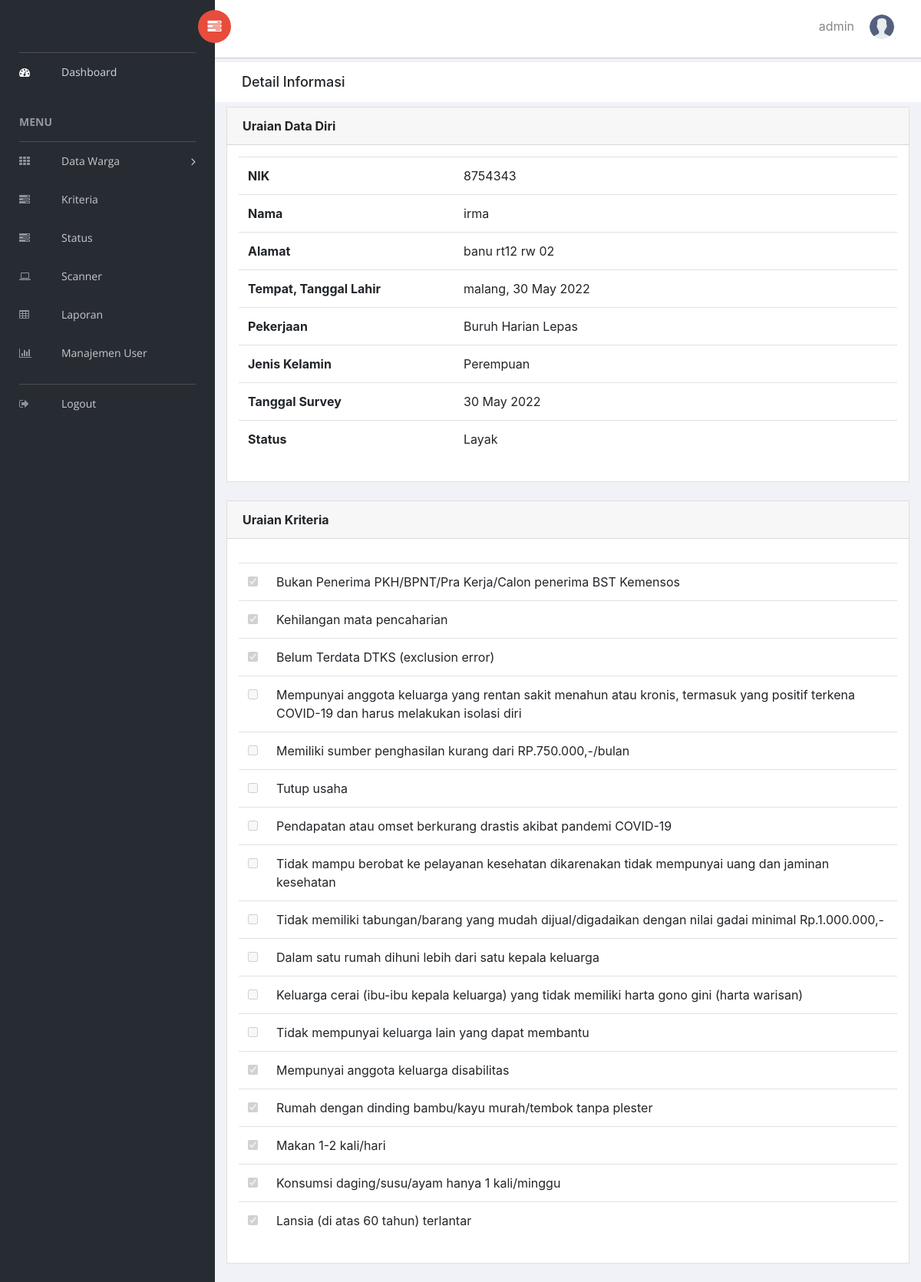
The app's page /s-detail.php?nik=8754343&id_survey=54 (signed in) with its own data.
### tables this page shows
CREATE TABLE `survey` (
  `id_survey` int(11) NOT NULL,
  `nik` int(50) NOT NULL,
  `id_user` int(11) DEFAULT NULL,
  `id_status` int(11) DEFAULT NULL,
  `tglSurvey` date NOT NULL,
  `status` varchar(256) DEFAULT NULL
);

CREATE TABLE `warga` (
  `nik` int(50) NOT NULL,
  `nama` varchar(255) NOT NULL,
  `alamat` text NOT NULL,
  `tempat` varchar(50) NOT NULL,
  `tgl_lahir` date NOT NULL,
  `pekerjaan` varchar(50) NOT NULL,
  `jenisKelamin` enum('Laki-Laki','Perempuan','','') NOT NULL,
  `ket` varchar(50) DEFAULT NULL
);

CREATE TABLE `kriteria` (
  `id_kriteria` int(11) NOT NULL,
  `nama` varchar(255) NOT NULL
);

CREATE TABLE `jawaban_survey` (
  `id_jawaban` int(11) NOT NULL,
  `id_survey` int(11) NOT NULL,
  `id_kriteria` int(11) NOT NULL,
  `nik` varchar(256) NOT NULL
);

### s-detail.php (the view, shortened to what this page needs)
<!doctype html>
<html class="no-js" lang="en">
<?php include 'header.php'; ?>
<body>
    <?php include 'sidebar.php'; ?>
    <div id="right-panel" class="right-panel">
        <?php include 'sidebar2.php'; ?>
        <div class="breadcrumbs">
            <div class="col-sm-4">
                <div class="page-header float-left">
                    <div class="page-title">
                        <h1>Detail Informasi</h1>
                    </div>
                </div>
            </div>
        </div>
        <div class="col-lg-12">
            <div class="card">
                <div class="card-header">
                    <strong class="card-title">Uraian Data Diri</strong>
                </div>
                <div class="card-body">
                    <table class="table">
                        <?php
                        $tglSurvey = $_GET['id_survey'];
                        include "config.php";
                        $query    = mysqli_query($koneksi, "SELECT * FROM survey INNER JOIN warga ON survey.nik = warga.nik WHERE survey.id_survey='$tglSurvey'");
                        $data    = mysqli_fetch_array($query);
                        ?>
                        <tbody>
                            <tr>
                                <th scope="row">NIK</th>
                                <td><?php echo $data['nik'] ?></td>
                                <td></td>
                                <td></td>
                                <td></td>
                                <td></td>
                                <td></td>
                                <td></td>
                                <td></td>
                                <td></td>
                                <td></td>
                            </tr>
                            <tr>
                                <th scope="row">Nama</th>
                                <td><?php echo $data['nama'] ?></td>
                                <td></td>
                                <td></td>
                                <td></td>
                                <td></td>
                                <td></td>
                                <td></td>
                                <td></td>
                                <td></td>
                                <td></td>
                            </tr>
                            <tr>
                                <th scope="row">Alamat</th>
                                <td><?php echo $data['alamat'] ?></td>
                                <td></td>
                                <td></td>
                                <td></td>
                                <td></td>
                                <td></td>
                                <td></td>
                                <td></td>
                                <td></td>
                                <td></td>
                            </tr>
                            <tr>
                                <th scope="row">Tempat, Tanggal Lahir</th>
                                <td><?php echo $data['tempat']; ?>, <?php echo date('j M Y', strtotime($data["tgl_lahir"])); ?></td>
                                <td></td>
                                <td></td>
                                <td></td>
                                <td></td>
                                <td></td>
                                <td></td>
                                <td></td>
                                <td></td>
                                <td></td>
                            </tr>
                            <tr>
                                <th scope="row">Pekerjaan</th>
                                <td><?php echo $data['pekerjaan'] ?></td>
                                <td></td>
                                <td></td>
                                <td></td>
                                <td></td>
                                <td></td>
                                <td></td>
                                <td></td>
                                <td></td>
                                <td></td>
                            </tr>
                            <tr>
                                <th scope="row">Jenis Kelamin</th>
                                <td><?php echo $data['jenisKelamin'] ?></td>
                                <td></td>
                                <td></td>
                                <td></td>
                                <td></td>
                                <td></td>
                                <td></td>
                                <td></td>
                                <td></td>
                                <td></td>
                            </tr>
                            <tr>
                                <th scope="row">Tanggal Survey</th>
                                <td><?php echo date('j M Y', strtotime($data["tglSurvey"])); ?></td>
                                <td></td>
                                <td></td>
                                <td></td>
                                <td></td>
                                <td></td>
                                <td></td>
                                <td></td>
                                <td></td>
                                <td></td>
                            </tr>
                            <tr>
                                <th scope="row">Status</th>
                                <td><?php echo $data['status'] ?></td>
                                <td></td>
                                <td></td>
                                <td></td>
                                <td></td>
                                <td></td>
                                <td></td>
                                <td></td>
                                <td></td>
                                <td></td>
                            </tr>
                        </tbody>
                    </table>
                </div>
            </div>
        </div>
        <div class="col-lg-12">
            <div class="card">
                <div class="card-header">
                    <strong class="card-title">Uraian Kriteria</strong>
                </div>
                <div class="card-body">
                    <table class="table">
                        <tbody>
                            <?php
                            include "config.php";
                            $nik = $_GET['nik'];
                            $query_mysqli = mysqli_query($koneksi, "SELECT * FROM warga WHERE nik='$nik'") or die(mysqli_error($koneksi));
                            while ($data = mysqli_fetch_array($query_mysqli)) {
                            ?>
                                <table class="table align-items-center table-flush">
                                    <thead class="thead-light">
                                        <?php
                                        $id_survey = $_GET['id_survey'];
                                        $tampil = "SELECT * FROM kriteria";
                                        $surveyData = mysqli_query($koneksi, "SELECT * FROM jawaban_survey WHERE id_survey='$id_survey'");
                                        $hasil = mysqli_query($koneksi, $tampil);
                                        while ($data = mysqli_fetch_array($hasil)) {
                                        ?>
                                            <td>
                                                <input type="checkbox" name="ya[]" id="s" <?php foreach($surveyData as $sr){
                                                                                                if($sr['id_kriteria'] == $data['id_kriteria']){
                                                                                                    echo "checked";
                                                                                                }
                                                                                            } ?> disabled>
                                            </td>
                                            <td><?php echo $data['nama']; ?></td>
                                            </tr> <?php
                                                }
                                                    ?>
                                    <?php } ?>
                                    </thead>
                                </table>
                        </tbody>
                    </table>
                </div>
            </div>
        </div>
    </div>
</body>
</html>

### records on screen
survey: nik.nik "8754343", nik.nama "irma", nik.alamat "banu rt12 rw 02", nik.tempat "malang", nik.tgl_lahir "30 May 2022", nik.pekerjaan "Buruh Harian Lepas", nik.jenisKelamin "Perempuan", tglSurvey "30 May 2022", status "Layak"
kriteria: id_kriteria "☑", nama "Bukan Penerima PKH/BPNT/Pra Kerja/Calon penerima BST Kemensos"
kriteria: id_kriteria "☑", nama "Kehilangan mata pencaharian"
kriteria: id_kriteria "☑", nama "Belum Terdata DTKS (exclusion error)"
kriteria: nama "Mempunyai anggota keluarga yang rentan sakit menahun atau kronis, termasuk yang positif terkena COVID-19 dan harus melakukan isolasi diri"
kriteria: nama "Memiliki sumber penghasilan kurang dari RP.750.000,-/bulan"
kriteria: nama "Tutup usaha"
kriteria: nama "Pendapatan atau omset berkurang drastis akibat pandemi COVID-19"
kriteria: nama "Tidak mampu berobat ke pelayanan kesehatan dikarenakan tidak mempunyai uang dan jaminan kesehatan"
kriteria: nama "Tidak memiliki tabungan/barang yang mudah dijual/digadaikan dengan nilai gadai minimal Rp.1.000.000,-"
kriteria: nama "Dalam satu rumah dihuni lebih dari satu kepala keluarga"
kriteria: nama "Keluarga cerai (ibu-ibu kepala keluarga) yang tidak memiliki harta gono gini (harta warisan)"
kriteria: nama "Tidak mempunyai keluarga lain yang dapat membantu"
kriteria: id_kriteria "☑", nama "Mempunyai anggota keluarga disabilitas"
kriteria: id_kriteria "☑", nama "Rumah dengan dinding bambu/kayu murah/tembok tanpa plester"
kriteria: id_kriteria "☑", nama "Makan 1-2 kali/hari"
kriteria: id_kriteria "☑", nama "Konsumsi daging/susu/ayam hanya 1 kali/minggu"
kriteria: id_kriteria "☑", nama "Lansia (di atas 60 tahun) terlantar"

### other values on screen
$_SESSION['username'] "admin"
